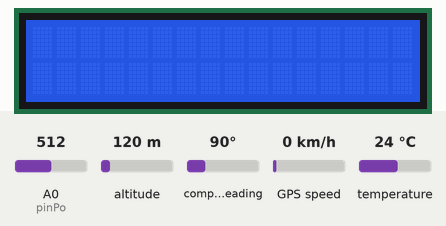
The sketch below on a simulated Arduino Uno, built for the host (arithmetic inside an expression is 32-bit, double 64-bit). On the bench: 16×2 character LCD. The inputs (shaded band) are chosen by the test bench; at power-on: temperature 24 °C, A0 (pinPo) = 512, altitude 120 m, compass heading 90°, GPS speed 0 km/h. The GPS gets a fix after 3 s at 37.7749, -122.4194 with 8 satellites; no radio packets arrive unless stated; what the sketch prints to the serial monitor is not drawn.

Above: at 1.2 s.
1.3 s: temperature set to 12 °C
At 6.9 s:
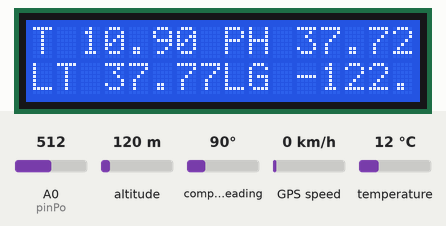
7.2 s: A0 (pinPo) set to 716
At 8.8 s:
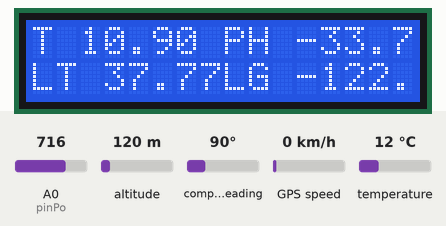
9.1 s: temperature set to 19 °C
At 9.8 s:
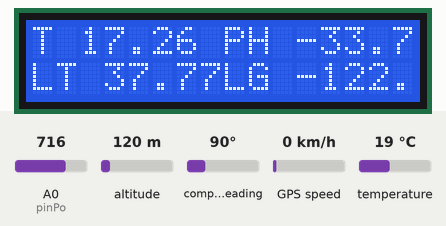
10.8 s: A0 (pinPo) set to 992
At 14.3 s:
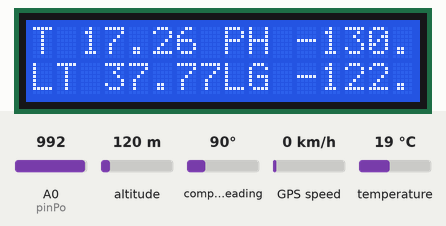
16.1 s: temperature set to 28 °C
At 18.6 s:
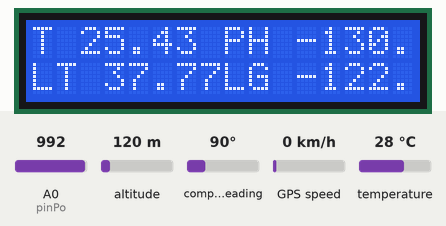
Timing chart, 0 to 20.1 s (numbered marks = the images above; inputs shaded):
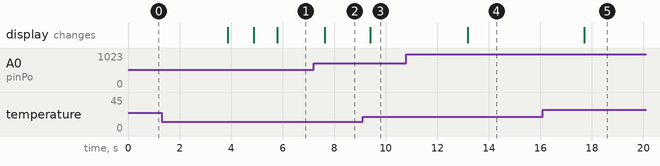

The sketch:

NODO_B_ROJO.ino
```cpp
#include <SPI.h>
#include <LoRa.h>

#include <TinyGPS++.h>
#include <SoftwareSerial.h>

#include <Wire.h>
#include <LiquidCrystal_I2C.h>

LiquidCrystal_I2C lcd(0x27,16,2);

#include <OneWire.h>
#include <DallasTemperature.h>
// Choose two Arduino pins to use for software serial
int RXPin = 3;
int TXPin = 4;

TinyGPSPlus gps;

OneWire ourWire1(A1);
DallasTemperature sensor1(&ourWire1);

SoftwareSerial ss(RXPin, TXPin);

char tempera_1[8]={"\0"},peachim_1[8]={"\0"},gps_1[8]={"\0"}, gps_2[8]= {"\0"};
char *node_id = "<8379>";
uint8_t datasend[36];
unsigned int count = 1;
unsigned long new_time,old_time=0;
float gpsvalorlat,gpsvalorlng,peachimetro,temperatura,prumerPH,tem_1,tem_2;

const int pinPo = A0;

float RawValue=0;
float CorrectedValue=0;

void setup()
{
  Serial.begin(9600);
   ss.begin(9600);

  //sensor1.begin();
  //sensor1.setResolution(11);

  lcd.init();
  lcd.backlight();

  while (!Serial);
  Serial.println("LoRa Sender");
   if (!LoRa.begin(505300000))   //868000000 is frequency
      {
          Serial.println("Starting LoRa failed!");
          while (1);
      }
      // Setup Spreading Factor (6 ~ 12)
      LoRa.setSpreadingFactor(12);

      // Setup BandWidth, option: 7800,10400,15600,20800,31250,41700,62500,125000,250000,500000
      //Lower BandWidth for longer distance.
      LoRa.setSignalBandwidth(125000);

      // Setup Coding Rate:5(4/5),6(4/6),7(4/7),8(4/8)
      LoRa.setCodingRate4(5);
      LoRa.setSyncWord(0x34);
      Serial.println("LoRa init succeeded.");

      LoRa.onReceive(onReceive);
      LoRa.receive();


}

void temperaturaread()
{
  sensor1.requestTemperatures();
  RawValue = sensor1.getTempCByIndex(0);
  Serial.print("Sens. 1 ");
  //Serial.println(RawValue, 1);
  CorrectedValue=(RawValue*89)/98;
  Serial.println(CorrectedValue,1);
  lcd.setCursor(0,0);
  lcd.print("T ");
  lcd.print(CorrectedValue);
  delay(900);
}

void peachiread()
{
  int pole[10];
  int zaloha;
  unsigned long int prumerVysl = 0;

  for (int i = 0; i < 10; i++) {
    pole[i] = analogRead(pinPo);
    delay(10);
  }

  for (int i = 0; i < 9; i++) {
    for (int j = i + 1; j < 10; j++) {
      if (pole[i] > pole[j]) {
        zaloha = pole[i];
        pole[i] = pole[j];
        pole[j] = zaloha;
      }
    }
  }

  for (int i = 2; i < 8; i++) {
    prumerVysl += pole[i];
  }

  prumerPH = (float)prumerVysl * (5.0 / 1024.0 / 6);
  Serial.print(prumerPH);
  peachimetro = -71.75 * prumerPH + 217.1;

  Serial.print("Namerene pH= ");
  //Serial.println(peachimetro);
  lcd.setCursor(8, 0);
  //lcd.print(prumerPH);
  lcd.print("PH ");
  lcd.print(peachimetro);

  delay(900);
}

void gpsread()
{

      Serial.print("Latitude= ");
      Serial.print(gps.location.lat(), 6);
      gpsvalorlat=gps.location.lat();
      Serial.print(" Longitude= ");
      Serial.println(gps.location.lng(), 6);
      gpsvalorlng=gps.location.lng();

      lcd.setCursor(0, 1);
      lcd.print("LT ");
      lcd.print(gpsvalorlat);
      lcd.print("LG ");
      lcd.print(gpsvalorlng);


}

void informacionwrite()
{
    char data[300] = "\0";
    for(int i = 0; i < 200; i++)
    {
       data[i] = node_id[i];
    }

    dtostrf(CorrectedValue,2,2,tempera_1);
    dtostrf(peachimetro,2,2,peachim_1);
    dtostrf(gpsvalorlat,3,5,gps_1);
    dtostrf(gpsvalorlng,3,5,gps_2);

    // Serial.println(tem_1);
     strcat(data,"field5=");
     strcat(data,tempera_1);
     strcat(data,"&field6=");
     strcat(data,peachim_1);
     strcat(data,"&field7=");
     strcat(data,gps_1);
     strcat(data,"&field8=");
     strcat(data,gps_2);
     strcpy((char *)datasend,data);

   //Serial.println((char *)datasend);
    //Serial.println(sizeof datasend);

}

void SendData()
{
     LoRa.beginPacket();
     LoRa.print((char *)datasend);
     LoRa.endPacket();
     Serial.println("Packet Sent");
}


void loop()
{
    new_time=millis();
    if (new_time - old_time >= 60 || old_time == 0)
    {
      while (ss.available() > 0 && new_time-old_time>=60)
      {
        gps.encode(ss.read());

        if (gps.location.isUpdated() && new_time-old_time>=60 )
        {
          old_time=new_time;
          Serial.print("###########    ");
          Serial.print("COUNT=");
          Serial.print(count);
          Serial.println("    ###########");
          count++;
          temperaturaread();
          peachiread();
          gpsread();
          informacionwrite();
          SendData();
          LoRa.receive();

        }

      }
    }
}

void onReceive(int packetSize) {

  // received a packet
  Serial.print("Received packet : ");

  // read packet
  for (int i = 0; i < packetSize; i++) {
      Serial.print((char)LoRa.read());
  }
  Serial.print("\n\r");
}
```

Measured:
- after the input at 7.2 s, the display: changes after 0.44 s (image 2)
- after the input at 9.1 s, the display: changes after 0.30 s (image 3)
- after the input at 10.8 s, the display: changes after 2.4 s (image 4)
- after the input at 16.1 s, the display: changes after 1.6 s (image 5)
